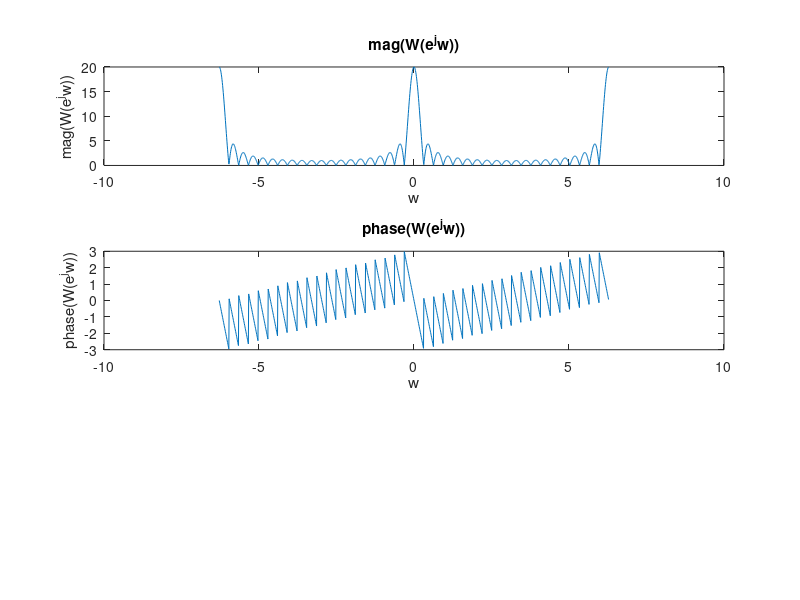

Source code (MATLAB): (Note: this script raises an error after producing the figure.)
w = -2*pi:0.01:2*pi;
N = 20;
j = sqrt(-1);
W = exp((-j.*w.*(N-1))./2).*((sin(w.*(N./2)))./sin(w./2));
W(1) = N;

subplot(3,1,1)
plot(w, abs(W))
title('mag(W(e^jw))')
xlabel('w')
ylabel('mag(W(e^jw))')

subplot(3,1,2)
plot(w, angle(W))
title('phase(W(e^jw))')
xlabel('w')
ylabel('phase(W(e^jw))')

n = 0:1:N-1;
x = cos((pi/4)*n);
[X,w1] = DTFT(x, 512);

subplot(3,1,3)
plot(w1, abs(X))
title('mag(Xtr(e^jw))')
xlabel('w')
ylabel('mag(Xtr(e^jw))')